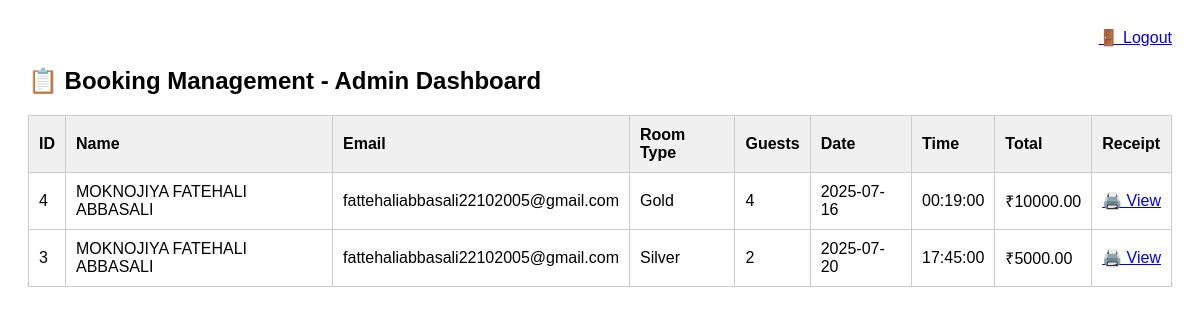
The page /admin_dashboard.php (signed in) on the database its author committed.
### tables this page shows
CREATE TABLE `bookings` (
  `id` int(11) NOT NULL,
  `name` varchar(100) DEFAULT NULL,
  `email` varchar(100) DEFAULT NULL,
  `hotel_venue` varchar(50) DEFAULT NULL,
  `package_type` varchar(20) DEFAULT NULL,
  `num_of_rooms` int(11) DEFAULT NULL,
  `num_of_guests` varchar(30) DEFAULT NULL,
  `booking_date` date DEFAULT NULL,
  `booking_time` time DEFAULT NULL,
  `parking` varchar(10) DEFAULT NULL,
  `tax_amount` decimal(10,2) DEFAULT NULL,
  `total_amount` decimal(10,2) DEFAULT NULL,
  `instructions` text DEFAULT NULL,
  `booked_at` timestamp NOT NULL DEFAULT current_timestamp()
);

### admin_dashboard.php (the view, shortened to what this page needs)
<?php
include 'db.php';
$result = mysqli_query($conn, "SELECT * FROM bookings ORDER BY id DESC");
?>
<!DOCTYPE html>
<html>
<head>
</head>
<body>
    <div class="logout"><a href="index.html">🚪 Logout</a></div>
    <h2>📋 Booking Management - Admin Dashboard</h2>
    <table>
        <tr>
            <th>ID</th>
            <th>Name</th>
            <th>Email</th>
            <th>Room Type</th>
            <th>Guests</th>
            <th>Date</th>
            <th>Time</th>
            <th>Total</th>
            <th>Receipt</th>
        </tr>
        <?php while ($row = mysqli_fetch_assoc($result)) { ?>
        <tr>
            <td><?= $row['id'] ?></td>
            <td><?= $row['name'] ?></td>
            <td><?= $row['email'] ?></td>
            <td><?= $row['package_type'] ?></td>
            <td><?= $row['num_of_guests'] ?></td>
            <td><?= $row['booking_date'] ?></td>
            <td><?= $row['booking_time'] ?></td>
            <td>₹<?= $row['total_amount'] ?></td>
            <td><a href="booking_success.php?id=<?= $row['id'] ?>" target="_blank">🖨️ View</a></td>
        </tr>
        <?php } ?>
    </table>
</body>
</html>

### admin_dashboard.php (style rules this page uses)
table { border-collapse: collapse; width: 100%; margin-top: 20px; }
th, td { border: 1px solid #ccc; padding: 10px; text-align: left; }
th { background-color: #f0f0f0; }
body { font-family: Arial; padding: 20px; }
.logout { text-align: right; margin-bottom: 10px; }

### rows shown on the page
bookings: id "4", name "MOKNOJIYA FATEHALI ABBASALI", email "fattehaliabbasali22102005@gmail.com", package_type "Gold", num_of_guests "4", booking_date "2025-07-16", booking_time "00:19:00", total_amount "10000.00"
bookings: id "3", name "MOKNOJIYA FATEHALI ABBASALI", email "fattehaliabbasali22102005@gmail.com", package_type "Silver", num_of_guests "2", booking_date "2025-07-20", booking_time "17:45:00", total_amount "5000.00"
